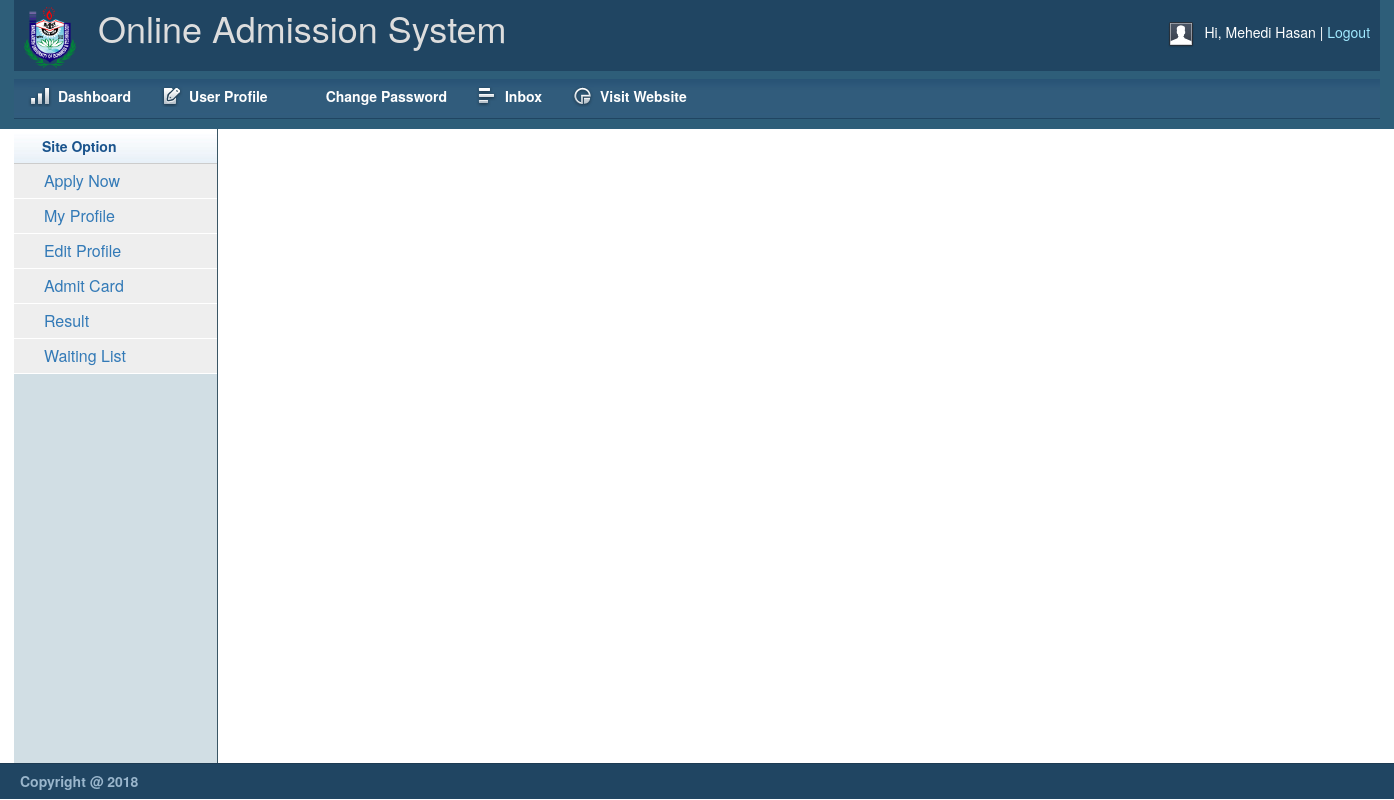
The app's page /dashboard/showprofile.php (signed in), older data.
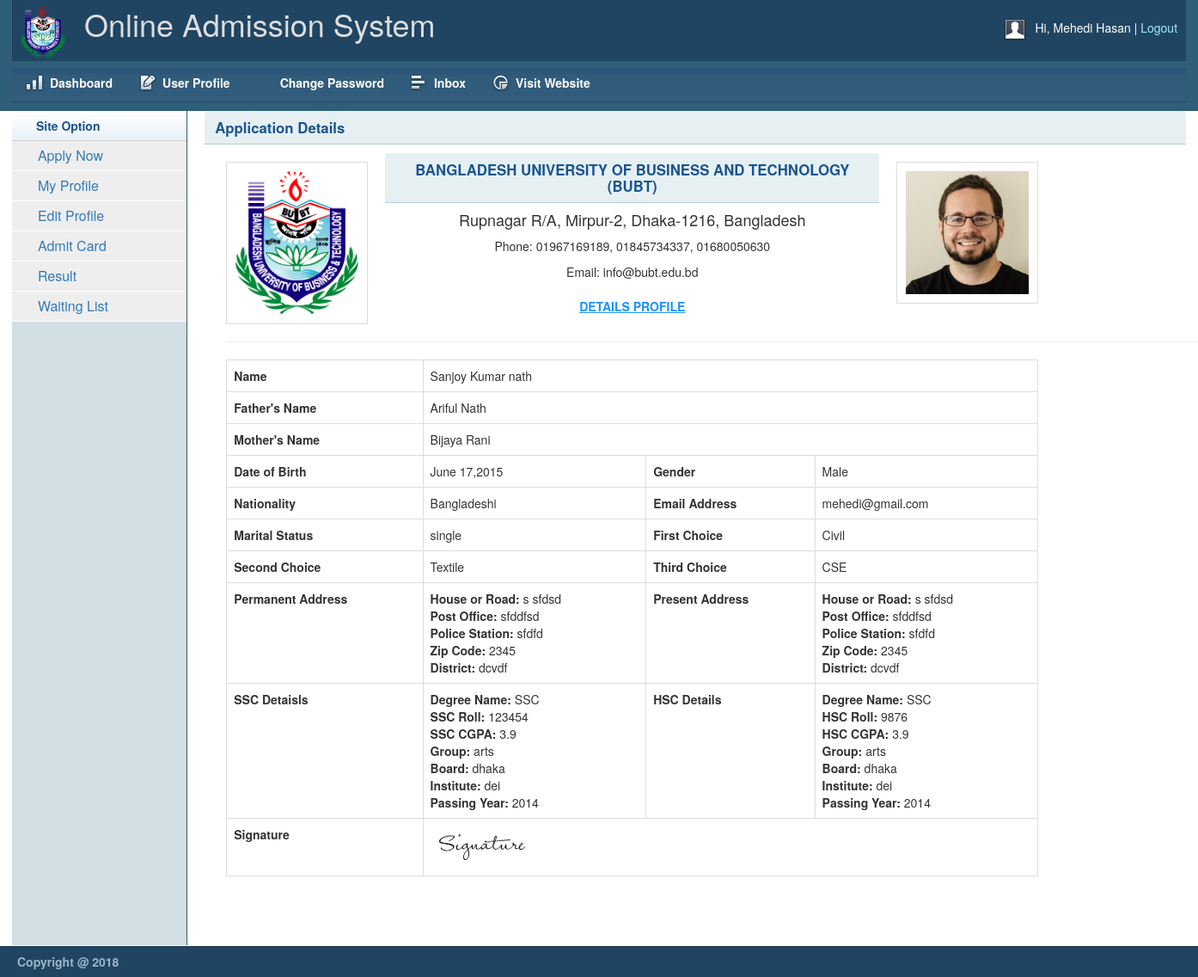
The same page, newer data.
### tables this page shows
CREATE TABLE `user` (
  `user_id` int(11) NOT NULL,
  `username` varchar(100) NOT NULL,
  `email` varchar(200) NOT NULL,
  `password` varchar(200) NOT NULL,
  `role` varchar(50) NOT NULL
);

CREATE TABLE `application1` (
  `reg_id` int(11) NOT NULL,
  `user_id` int(11) NOT NULL,
  `name` varchar(150) NOT NULL,
  `father_name` varchar(150) NOT NULL,
  `mother_name` varchar(100) NOT NULL,
  `date_of_birth` datetime NOT NULL,
  `app_date` timestamp NOT NULL DEFAULT CURRENT_TIMESTAMP,
  `gender` varchar(55) NOT NULL,
  `nationality` varchar(55) NOT NULL,
  `maritalstatus` varchar(55) NOT NULL,
  `first_choice` varchar(50) NOT NULL,
  `second_choice` varchar(50) NOT NULL,
  `third_choice` varchar(50) NOT NULL
);

CREATE TABLE `images` (
  `img_id` int(11) NOT NULL,
  `user_id` int(11) NOT NULL,
  `profile_pic` varchar(200) NOT NULL,
  `signature` varchar(255) NOT NULL,
  `ssc_transcript` varchar(200) NOT NULL,
  `hsc_transcript` varchar(200) NOT NULL
);

CREATE TABLE `permanent_address` (
  `permanent_id` int(11) NOT NULL,
  `user_id` int(11) NOT NULL,
  `careof` varchar(255) NOT NULL,
  `houseorvillage` text NOT NULL,
  `post_office` varchar(255) NOT NULL,
  `police_station` varchar(255) NOT NULL,
  `zip_code` int(11) NOT NULL,
  `district` varchar(100) NOT NULL
);

CREATE TABLE `hsc` (
  `hsc_id` int(11) NOT NULL,
  `user_id` int(11) NOT NULL,
  `degree_name` varchar(200) NOT NULL,
  `roll` int(11) NOT NULL,
  `subject` varchar(200) NOT NULL,
  `passing_year` year(4) NOT NULL,
  `cgpa` float NOT NULL,
  `board` varchar(255) NOT NULL,
  `institute` text NOT NULL
);

CREATE TABLE `ssc` (
  `ssc_id` int(11) NOT NULL,
  `user_id` int(11) NOT NULL,
  `degree_name` varchar(200) NOT NULL,
  `ssc_roll` int(11) NOT NULL,
  `ssc_cgpa` varchar(20) NOT NULL,
  `subject` varchar(150) NOT NULL,
  `passing_year` year(4) NOT NULL,
  `board` varchar(200) NOT NULL,
  `institute` varchar(255) NOT NULL
);

### lib/Database.php (called while the page is built, shortened)
<?php
Class Database{
	public $host   = DB_HOST;
	public $user   = DB_USER;
	public $pass   = DB_PASS;
	public $dbname = DB_NAME;
	public $link;
	private function connectDB(){
	$this->link = new mysqli($this->host, $this->user, $this->pass, $this->dbname);
 }
	public function select($query){
		$result = $this->link->query($query) or die($this->link->error.__LINE__);
		if($result->num_rows > 0){
			return $result;
		} else {
			return false;
		}
	}
}

### lib/Session.php (called while the page is built, shortened)
<?php
class Session
{
	public static function get($key){
		if (isset($_SESSION[$key])) {
			return $_SESSION[$key];
		}else {
			return false;
		}
	}
}
?>

### lib/format.php (called while the page is built, shortened)
<?php
class Format
{
	public function formatdate($date){
		return date('F j,Y',strtotime($date));
	}
}
?>

### dashboard/showprofile.php (the view, shortened to what the changed rows need)
<?php include "inc/header.php" ;?>
        <div class="grid_10">
        	 <?php $userId=Session::get('userId');
        	 $query="SELECT application1.name,application1.father_name,application1.mother_name, application1.date_of_birth,application1.gender, application1.nationality, application1.maritalstatus, application1.first_choice,application1.second_choice, application1.third_choice, present_address.careof,present_address.houseorvillage,present_address.post_office,present_address.police_station,present_address.zip_code, present_address.district,permanent_address.houseorvillage,permanent_address.post_office,permanent_address.police_station,permanent_address.zip_code, permanent_address.district,ssc.degree_name,ssc.ssc_roll,ssc.ssc_cgpa,ssc.subject,ssc.passing_year,ssc.board,ssc.institute,hsc.degree_name,hsc.roll, hsc.subject,hsc.passing_year,hsc.cgpa,hsc.board,hsc.institute,user.email,images.profile_pic,images.signature FROM application1, present_address, permanent_address,ssc,hsc,user,images WHERE application1.user_id=permanent_address.user_id AND application1.user_id=present_address.user_id AND application1.user_id=ssc.user_id AND application1.user_id=hsc.user_id AND application1.user_id=user.user_id AND application1.user_id=images.user_id AND application1.user_id='$userId'";
			   $result=$db->select($query);
				while($row = mysqli_fetch_array($result)) {
					$profile_pic=$row['profile_pic'];
			 ?>
            <div class="box round first grid">
                <h2>Application Details</h2>
                <div class="block">
                   <div class="container">
				 	<div class="row">
				 		<div class="col-md-2">
							<img class="img-responsive" style="border: 1px solid #ddd;padding: 10px;" src="img/bubtlogo.png" alt="">
				 		</div>
				 		<div class="col-md-6">
						<h2 class="text-center">BANGLADESH UNIVERSITY OF BUSINESS AND TECHNOLOGY (BUBT)</h2>
						<h4 class="text-center">Rupnagar R/A, Mirpur-2, Dhaka-1216, Bangladesh </h4>
						<p class="text-center">Phone: 01967169189, 01845734337, 01680050630 </p>
						<p class="text-center">Email: info@bubt.edu.bd</p>
						<p class="text-center" style="padding-top:10px;color:#1E90FF;"><u><b>DETAILS PROFILE</b></u></p>
				 		</div>
				 		<div class="col-md-2">
				 			<img class="img-responsive" style="border: 1px solid #ddd;padding: 10px;" src="<?php echo $profile_pic; ?>" alt="">
				 		</div>
				 	</div>
				 	<hr>
				 	<div class="row">
				 		<div class="col-md-10">
				 	<div class="table-responsive">
    				<table class="table table-bordered">
				       	<tr>
				       		<th>Name </th>
				       		<td colspan="3"><?php echo $row['name'] ?></td>
				       	</tr>
				       	<tr>
				       		<th>Father's Name </th>
				       		<td colspan="3"><?php echo $row['father_name']; ?></td>
				       	</tr>
				       	<tr>
				       		<th>Mother's Name </th>
				       		<td colspan="3"><?php echo $row['mother_name']; ?></td>
				       	</tr>
				       	<tr>
				       		<th>Date of Birth </th>
				       		<td><?php echo $fm->formatdate($row['date_of_birth']); ?></td>
				       		<th>Gender</th>
				       		<td style="text-transform: capitalize;"><?php echo $row['gender']; ?></td>
				       	</tr>
				       	<tr>
				       		<th>Nationality </th><td><?php echo $row['nationality']; ?></td>
				       		<th>Email Address </th><td><?php echo $row['email']; ?></td>
				       	</tr>
				       	<tr>
				       		<th>Marital Status </th><td><?php echo $row['maritalstatus']; ?></td>
				       		<th>First Choice </th><td><?php echo $row['first_choice']; ?></td>
				       	</tr>
				       	<tr>
				       		<th>Second Choice </th><td><?php echo $row['second_choice']; ?></td>
				       		<th>Third Choice </th><td><?php echo $row['third_choice']; ?></td>
				       	</tr>
				       		<tr>
				       		<th>Permanent Address </th><td>
				       			<?php echo "<b>House or Road: </b>". $row['houseorvillage'];echo "<br>";
				       		echo "<b>Post Office: </b>". $row['post_office']; echo "<br>";
				       		echo "<b>Police Station: </b>". $row['police_station']; echo "<br>";
				       		echo "<b>Zip Code: </b>". $row['zip_code']; echo "<br>";
				       		echo "<b>District: </b>". $row['district'];
				       		?>
				       		</td>
				       		<th>Present Address </th><td>
				       		<?php echo "<b>House or Road: </b>". $row['houseorvillage'];echo "<br>";
				       		echo "<b>Post Office: </b>". $row['post_office']; echo "<br>";
				       		echo "<b>Police Station: </b>". $row['police_station']; echo "<br>";
				       		echo "<b>Zip Code: </b>". $row['zip_code']; echo "<br>";
				       		echo "<b>District: </b>". $row['district'];
				       		?></td>
				       	</tr>
				       	<tr>
				       		<th>SSC Detaisls </th><td>
				       			<?php echo "<b>Degree Name: </b>". $row['degree_name'];echo "<br>";
				       		echo "<b>SSC Roll: </b>". $row['ssc_roll']; echo "<br>";
				       		echo "<b>SSC CGPA: </b>". $row['ssc_cgpa']; echo "<br>";
				       		echo "<b>Group: </b>". $row['subject']; echo "<br>";
				       		echo "<b>Board: </b>". $row['board']; echo "<br>";
				       		echo "<b>Institute: </b>". $row['institute']; echo "<br>";
				       		echo "<b>Passing Year: </b>". $row['passing_year'];
				       		?>
				       		</td>
				       		<th>HSC Details </th><td>
				       		<?php echo "<b>Degree Name: </b>". $row['degree_name'];echo "<br>";
				       		echo "<b>HSC Roll: </b>". $row['roll']; echo "<br>";
				       		echo "<b>HSC CGPA: </b>". $row['cgpa']; echo "<br>";
				       		echo "<b>Group: </b>". $row['subject']; echo "<br>";
				       		echo "<b>Board: </b>". $row['board']; echo "<br>";
				       		echo "<b>Institute: </b>". $row['institute']; echo "<br>";
				       		echo "<b>Passing Year: </b>". $row['passing_year'];
				       		?></td>
				       	</tr>
				       	<tr>
				       		<th>Signature </th>
				       		<td colspan="3">
				       		<img style="width: 120px;height: 50px;padding: 10px;" src="<?php echo $row['signature'];?>">
				       		</td>
				       	</tr>
				       </table>
				       </div>
				       </div>
				   </div>
					</div>
 					</div>
                </div>
                <?php } ?>
            </div>
        </div>
   <?php include "inc/footer.php";?>

### dashboard/inc/header.php (shortened to what the changed rows need)
<?php
include "../lib/Session.php";
include "../lib/Database.php";
include "../lib/format.php";
$db = new Database();
$fm = new Format();
?>
<!DOCTYPE html>
<html>
<head>
    <link rel="stylesheet" type="text/css" href="css/reset.css" media="screen" />
    <link rel="stylesheet" type="text/css" href="css/text.css" media="screen" />
    <link rel="stylesheet" type="text/css" href="css/grid.css" media="screen" />
    <link rel="stylesheet" type="text/css" href="css/layout.css" media="screen" />
    <link rel="stylesheet" type="text/css" href="css/nav.css" media="screen" />
    <link href="css/table/demo_page.css" rel="stylesheet" type="text/css" />
    <link rel="stylesheet" type="text/css" href="css/bootstrap.min.css" />
    <link rel="stylesheet" type="text/css" href="css/jquery.dataTables.min.css">
    <link rel="stylesheet" type="text/css" href="css/font-awesome.min.css">
</head>
<body>
    <div class="container_12">
        <div class="grid_12 header-repeat">
            <div id="branding">
				<div class="floatleft middle">
					<h1>Online Admission System</h1>
				</div>
            </div>
        </div>
           <div class="grid_2">
            <div class="box sidemenu">
                <div class="block" id="section-menu">
                    <ul class="section menu">
                        <li><a class="menuitem">Site Option</a>
                            <?php $userID=Session::get('userId');
                           ?>
                           <?php
                            $query = "select * from user where user_id='$userID' AND role='student'";
                            $result= $db->select($query);
                            if (is_array($result) || is_object($result)) {
                            foreach ($result as $data) {
                               $is_student=$data['role'];
                            if($is_student=='student'){?>
                                 <ul class="submenu">
                                <li><a href="application.php">Apply Now</a></li>
                                <li><a href="showprofile.php">My Profile</a></li>
                                <li><a href="editprofile.php">Edit Profile</a></li>
                                <li><a href="admitcard.php">Admit Card</a></li>
                                <li><a href="result.php">Result</a></li>
                                <li><a href="waiting.php">Waiting List</a></li>
                            </ul>
                            <?php } } } ?>
                        </li>
                    </ul>
                </div>
            </div>
        </div>

Row changes from the older to the newer data that the page shows:
now on this page (row edited): application1: images.profile_pic (picture), name "Sanjoy Kumar nath", father_name "Ariful Nath", mother_name "Bijaya Rani", date_of_birth "June 17,2015", gender "Male", nationality "Bangladeshi", user.email "mehedi@gmail.com", maritalstatus "single", first_choice "Civil", second_choice "Textile", third_choice "CSE", permanent_address.houseorvillage "s sfdsd", permanent_address.post_office "sfddfsd", permanent_address.police_station "sfdfd", permanent_address.zip_code "2345", permanent_address.district "dcvdf", hsc.degree_name "SSC", ssc.ssc_roll "123454", ssc.ssc_cgpa "3.9", hsc.subject "arts", hsc.board "dhaka", hsc.institute "dei", hsc.passing_year "2014", hsc.roll "9876", hsc.cgpa "3.9", images.signature (picture)
